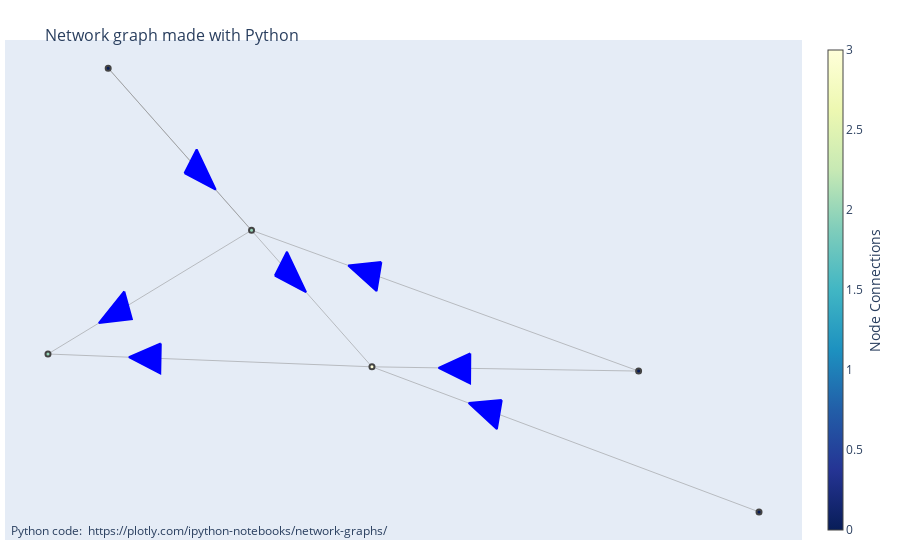

Write notebook code for a chart like this one.
### Code cell
drawer = GraphDrawer(graph_layout="sfdp", arrow_length=1.1, arrow_width=0.035)
fig = drawer.draw(sub_graphs[10], text_df=text_df)
fig

### Figure 1 — Plotly figure (JSON) as saved in the notebook; plotly's stock layout.template omitted (floating-point values rounded to 4 significant figures)
{"data": [{"hoverinfo": "none", "line": {"color": "#888", "width": 0.5}, "mode": "lines", "type": "scatter", "x": [5962.0, 5954.0, null, 5957.0, 5962.0, null, 5957.0, 5966.0, null, 5975.0, 5962.0, null, 5975.0, 5966.0, null, 5966.0, 5954.0, null, 5979.0, 5966.0, null], "y": [4707.0, 4704.0, null, 4711.0, 4707.0, null, 4711.0, 4704.0, null, 4704.0, 4707.0, null, 4704.0, 4704.0, null, 4704.0, 4704.0, null, 4701.0, 4704.0, null]}, {"fill": "toself", "fillcolor": "blue", "line": {"color": "blue"}, "mode": "lines", "type": "scatter", "x": [5957.0, 5957.0, 5956.0, 5957.0, null, 5959.0, 5960.0, 5960.0, 5959.0, null, 5962.0, 5963.0, 5964.0, 5962.0, null, 5966.0, 5966.0, 5965.0, 5966.0, null, 5969.0, 5969.0, 5968.0, 5969.0, null, 5958.0, 5958.0, 5957.0, 5958.0, null, 5970.0, 5970.0, 5969.0, 5970.0, null], "y": [4706.0, 4705.0, 4705.0, 4706.0, null, 4709.0, 4709.0, 4708.0, 4709.0, null, 4706.0, 4707.0, 4706.0, 4706.0, null, 4707.0, 4706.0, 4707.0, 4707.0, null, 4705.0, 4704.0, 4704.0, 4705.0, null, 4705.0, 4704.0, 4704.0, 4705.0, null, 4703.0, 4703.0, 4703.0, 4703.0, null]}, {"hoverinfo": "text", "marker": {"color": [2, 0, 0, 2, 3, 0], "colorbar": {"thickness": 15, "title": {"side": "right", "text": "Node Connections"}, "xanchor": "left"}, "colorscale": [[0, "rgb(255,255,217)"], [0.125, "rgb(237,248,177)"], [0.25, "rgb(199,233,180)"], [0.375, "rgb(127,205,187)"], [0.5, "rgb(65,182,196)"], [0.625, "rgb(29,145,192)"], [0.75, "rgb(34,94,168)"], [0.875, "rgb(37,52,148)"], [1, "rgb(8,29,88)"]], "line": {"width": 2}, "reversescale": true, "showscale": true, "size": 5}, "mode": "markers", "text": ["Dallas-area wildfire destroys 9 homes, affects a total of 27 residences", "Road rage shooting in Balch Springs leaves 3 children hospitalized", "Official: Grass fire torches as many as 20 Dallas-area homes", "Balch Springs community responds, helps victims of grass fire", "Grass fire destroys homes in Balch Springs, leaving some homeless", "Grass fire spread into Balch Springs neighborhood"], "type": "scatter", "x": [5962.0, 5957.0, 5975.0, 5954.0, 5966.0, 5979.0], "y": [4707.0, 4711.0, 4704.0, 4704.0, 4704.0, 4701.0]}], "layout": {"annotations": [{"showarrow": false, "text": "Python code: <a href='https://plotly.com/ipython-notebooks/network-graphs/'> https://plotly.com/ipython-notebooks/network-graphs/</a>", "x": 0.005, "xref": "paper", "y": -0.002, "yref": "paper"}], "hovermode": "closest", "margin": {"b": 20, "l": 5, "r": 5, "t": 40}, "showlegend": false, "title": {"font": {"size": 16}, "text": "<br>Network graph made with Python"}, "xaxis": {"showgrid": false, "showticklabels": false, "zeroline": false}, "yaxis": {"showgrid": false, "showticklabels": false, "zeroline": false}}}
